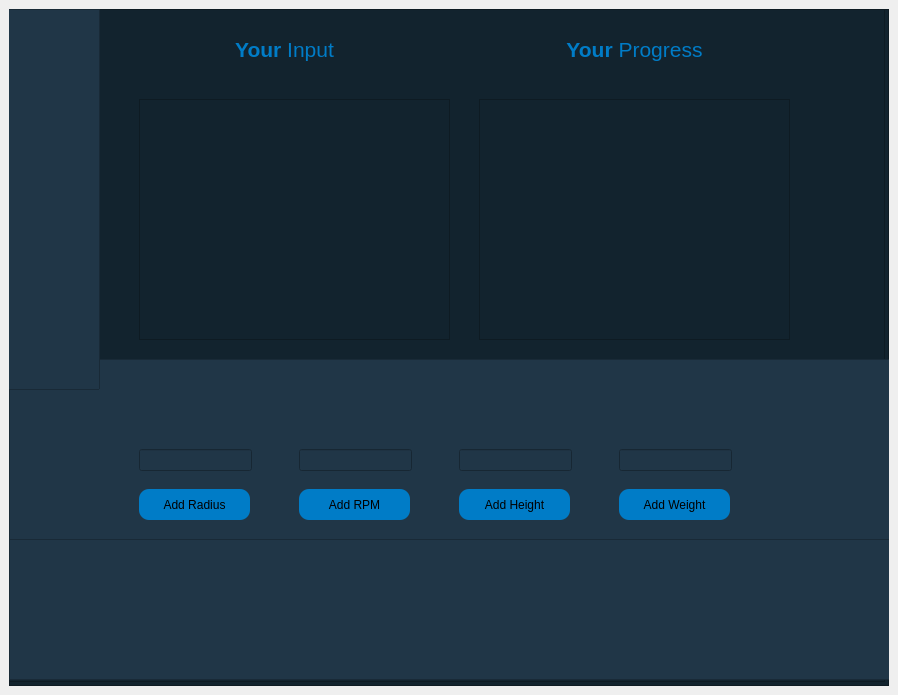
<?xml version="1.0" encoding="UTF-8"?>
<ui version="4.0">
 <class>MainWindow</class>
 <widget class="QMainWindow" name="MainWindow">
  <property name="geometry">
   <rect>
    <x>0</x>
    <y>0</y>
    <width>898</width>
    <height>695</height>
   </rect>
  </property>
  <property name="windowTitle">
   <string>MainWindow</string>
  </property>
  <widget class="QWidget" name="centralwidget">
   <layout class="QVBoxLayout" name="verticalLayout">
    <item>
     <widget class="QFrame" name="frame">
      <property name="styleSheet">
       <string notr="true">background-color: rgb(18, 35, 46);</string>
      </property>
      <property name="frameShape">
       <enum>QFrame::StyledPanel</enum>
      </property>
      <property name="frameShadow">
       <enum>QFrame::Raised</enum>
      </property>
      <widget class="QFrame" name="frame_2">
       <property name="geometry">
        <rect>
         <x>0</x>
         <y>520</y>
         <width>881</width>
         <height>151</height>
        </rect>
       </property>
       <property name="styleSheet">
        <string notr="true">
background-color: rgb(32, 54, 71);</string>
       </property>
       <property name="frameShape">
        <enum>QFrame::StyledPanel</enum>
       </property>
       <property name="frameShadow">
        <enum>QFrame::Raised</enum>
       </property>
       <widget class="QPushButton" name="pushButton">
        <property name="geometry">
         <rect>
          <x>250</x>
          <y>60</y>
          <width>111</width>
          <height>51</height>
         </rect>
        </property>
        <property name="text">
         <string>PushButton</string>
        </property>
       </widget>
       <widget class="QPushButton" name="pushButton_2">
        <property name="geometry">
         <rect>
          <x>410</x>
          <y>60</y>
          <width>111</width>
          <height>51</height>
         </rect>
        </property>
        <property name="text">
         <string>PushButton</string>
        </property>
       </widget>
       <widget class="QPushButton" name="pushButton_3">
        <property name="geometry">
         <rect>
          <x>560</x>
          <y>60</y>
          <width>111</width>
          <height>51</height>
         </rect>
        </property>
        <property name="text">
         <string>PushButton</string>
        </property>
       </widget>
      </widget>
      <widget class="QFrame" name="frame_3">
       <property name="geometry">
        <rect>
         <x>0</x>
         <y>350</y>
         <width>881</width>
         <height>181</height>
        </rect>
       </property>
       <property name="styleSheet">
        <string notr="true">background-color: rgb(32, 54, 71);</string>
       </property>
       <property name="frameShape">
        <enum>QFrame::StyledPanel</enum>
       </property>
       <property name="frameShadow">
        <enum>QFrame::Raised</enum>
       </property>
      </widget>
      <widget class="QFrame" name="frame_4">
       <property name="geometry">
        <rect>
         <x>-20</x>
         <y>0</y>
         <width>111</width>
         <height>381</height>
        </rect>
       </property>
       <property name="styleSheet">
        <string notr="true">background-color: rgb(32, 54, 71);</string>
       </property>
       <property name="frameShape">
        <enum>QFrame::StyledPanel</enum>
       </property>
       <property name="frameShadow">
        <enum>QFrame::Raised</enum>
       </property>
      </widget>
      <widget class="QPlainTextEdit" name="plainTextEdit">
       <property name="geometry">
        <rect>
         <x>180</x>
         <y>110</y>
         <width>251</width>
         <height>371</height>
        </rect>
       </property>
      </widget>
      <widget class="QFrame" name="frame_5">
       <property name="geometry">
        <rect>
         <x>0</x>
         <y>0</y>
         <width>876</width>
         <height>673</height>
        </rect>
       </property>
       <property name="styleSheet">
        <string notr="true">background-color: rgb(18, 35, 46);</string>
       </property>
       <property name="frameShape">
        <enum>QFrame::StyledPanel</enum>
       </property>
       <property name="frameShadow">
        <enum>QFrame::Raised</enum>
       </property>
       <widget class="QFrame" name="frame_6">
        <property name="geometry">
         <rect>
          <x>0</x>
          <y>520</y>
          <width>881</width>
          <height>151</height>
         </rect>
        </property>
        <property name="styleSheet">
         <string notr="true">
background-color: rgb(32, 54, 71);</string>
        </property>
        <property name="frameShape">
         <enum>QFrame::StyledPanel</enum>
        </property>
        <property name="frameShadow">
         <enum>QFrame::Raised</enum>
        </property>
        <widget class="QPushButton" name="pushButtonStop">
         <property name="geometry">
          <rect>
           <x>180</x>
           <y>50</y>
           <width>131</width>
           <height>61</height>
          </rect>
         </property>
         <property name="styleSheet">
          <string notr="true">image: url(:/2nd/icons8-pause-96.png);</string>
         </property>
         <property name="text">
          <string/>
         </property>
         <property name="flat">
          <bool>true</bool>
         </property>
        </widget>
        <widget class="QPushButton" name="StartButton">
         <property name="geometry">
          <rect>
           <x>380</x>
           <y>50</y>
           <width>121</width>
           <height>61</height>
          </rect>
         </property>
         <property name="styleSheet">
          <string notr="true">image: url(:/2nd/icons8-play-96.png);</string>
         </property>
         <property name="text">
          <string/>
         </property>
         <property name="flat">
          <bool>true</bool>
         </property>
        </widget>
        <widget class="QPushButton" name="pushButton_6">
         <property name="geometry">
          <rect>
           <x>570</x>
           <y>50</y>
           <width>121</width>
           <height>61</height>
          </rect>
         </property>
         <property name="styleSheet">
          <string notr="true">image: url(:/2nd/icons8-repeat-96.png);</string>
         </property>
         <property name="text">
          <string/>
         </property>
         <property name="flat">
          <bool>true</bool>
         </property>
        </widget>
       </widget>
       <widget class="QFrame" name="frame_7">
        <property name="geometry">
         <rect>
          <x>0</x>
          <y>350</y>
          <width>881</width>
          <height>181</height>
         </rect>
        </property>
        <property name="styleSheet">
         <string notr="true">background-color: rgb(32, 54, 71);</string>
        </property>
        <property name="frameShape">
         <enum>QFrame::StyledPanel</enum>
        </property>
        <property name="frameShadow">
         <enum>QFrame::Raised</enum>
        </property>
        <widget class="QPushButton" name="AddRadiusButton">
         <property name="geometry">
          <rect>
           <x>130</x>
           <y>130</y>
           <width>111</width>
           <height>31</height>
          </rect>
         </property>
         <property name="styleSheet">
          <string notr="true">QPushButton {
	background-color: rgb(0, 124, 199);
    border-style: none;
    border-radius: 10px; 
    }</string>
         </property>
         <property name="text">
          <string>Add Radius</string>
         </property>
         <property name="checkable">
          <bool>false</bool>
         </property>
        </widget>
        <widget class="QPushButton" name="AddWeightButton">
         <property name="geometry">
          <rect>
           <x>610</x>
           <y>130</y>
           <width>111</width>
           <height>31</height>
          </rect>
         </property>
         <property name="styleSheet">
          <string notr="true">QPushButton {
	background-color: rgb(0, 124, 199);
    border-style: none;
    border-radius: 10px; 
    }</string>
         </property>
         <property name="text">
          <string>Add Weight</string>
         </property>
        </widget>
        <widget class="QPushButton" name="AddHeightButton">
         <property name="geometry">
          <rect>
           <x>450</x>
           <y>130</y>
           <width>111</width>
           <height>31</height>
          </rect>
         </property>
         <property name="styleSheet">
          <string notr="true">QPushButton {
	background-color: rgb(0, 124, 199);
    border-style: none;
    border-radius: 10px; 
    }</string>
         </property>
         <property name="text">
          <string>Add Height</string>
         </property>
        </widget>
        <widget class="QPushButton" name="AddRPMButton">
         <property name="geometry">
          <rect>
           <x>290</x>
           <y>130</y>
           <width>111</width>
           <height>31</height>
          </rect>
         </property>
         <property name="styleSheet">
          <string notr="true">QPushButton {
	background-color: rgb(0, 124, 199);
    border-style: none;
    border-radius: 10px; 
    }</string>
         </property>
         <property name="text">
          <string>Add RPM</string>
         </property>
         <property name="flat">
          <bool>false</bool>
         </property>
        </widget>
        <widget class="QLineEdit" name="lineEditRadius">
         <property name="geometry">
          <rect>
           <x>130</x>
           <y>90</y>
           <width>113</width>
           <height>22</height>
          </rect>
         </property>
        </widget>
        <widget class="QLineEdit" name="lineEditRPM">
         <property name="geometry">
          <rect>
           <x>290</x>
           <y>90</y>
           <width>113</width>
           <height>22</height>
          </rect>
         </property>
        </widget>
        <widget class="QLineEdit" name="lineEditHeight">
         <property name="geometry">
          <rect>
           <x>450</x>
           <y>90</y>
           <width>113</width>
           <height>22</height>
          </rect>
         </property>
        </widget>
        <widget class="QLineEdit" name="lineEditWeight">
         <property name="geometry">
          <rect>
           <x>610</x>
           <y>90</y>
           <width>113</width>
           <height>22</height>
          </rect>
         </property>
        </widget>
       </widget>
       <widget class="QFrame" name="frame_8">
        <property name="geometry">
         <rect>
          <x>-20</x>
          <y>0</y>
          <width>111</width>
          <height>381</height>
         </rect>
        </property>
        <property name="styleSheet">
         <string notr="true">background-color: rgb(32, 54, 71);</string>
        </property>
        <property name="frameShape">
         <enum>QFrame::StyledPanel</enum>
        </property>
        <property name="frameShadow">
         <enum>QFrame::Raised</enum>
        </property>
       </widget>
       <widget class="QListWidget" name="listWidgetStartInput">
        <property name="geometry">
         <rect>
          <x>130</x>
          <y>90</y>
          <width>311</width>
          <height>241</height>
         </rect>
        </property>
       </widget>
       <widget class="QListWidget" name="listWidgetFinishOutput">
        <property name="geometry">
         <rect>
          <x>470</x>
          <y>90</y>
          <width>311</width>
          <height>241</height>
         </rect>
        </property>
       </widget>
       <widget class="QLabel" name="label">
        <property name="geometry">
         <rect>
          <x>180</x>
          <y>20</y>
          <width>191</width>
          <height>41</height>
         </rect>
        </property>
        <property name="font">
         <font>
          <family>Segoe UI</family>
          <pointsize>16</pointsize>
         </font>
        </property>
        <property name="styleSheet">
         <string notr="true">color: rgb(0, 124, 199);</string>
        </property>
        <property name="text">
         <string>&lt;strong&gt;Your&lt;/strong&gt; Input</string>
        </property>
        <property name="alignment">
         <set>Qt::AlignCenter</set>
        </property>
       </widget>
       <widget class="QLabel" name="label_2">
        <property name="geometry">
         <rect>
          <x>530</x>
          <y>20</y>
          <width>191</width>
          <height>41</height>
         </rect>
        </property>
        <property name="font">
         <font>
          <family>Segoe UI</family>
          <pointsize>16</pointsize>
         </font>
        </property>
        <property name="styleSheet">
         <string notr="true">color: rgb(0, 124, 199);</string>
        </property>
        <property name="text">
         <string>&lt;strong&gt;Your&lt;/strong&gt; Progress</string>
        </property>
        <property name="alignment">
         <set>Qt::AlignCenter</set>
        </property>
       </widget>
      </widget>
     </widget>
    </item>
   </layout>
  </widget>
 </widget>
 <resources>
  <include location="images2.qrc"/>
 </resources>
 <connections/>
</ui>
